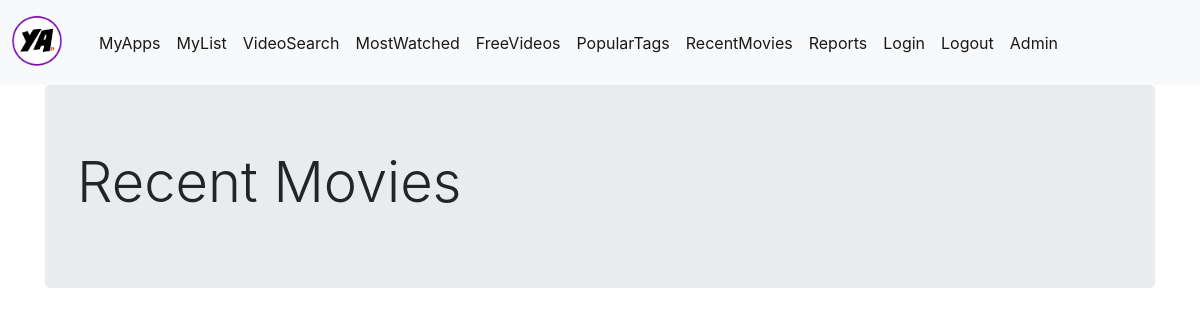
The app's page /recentmovies, older data.
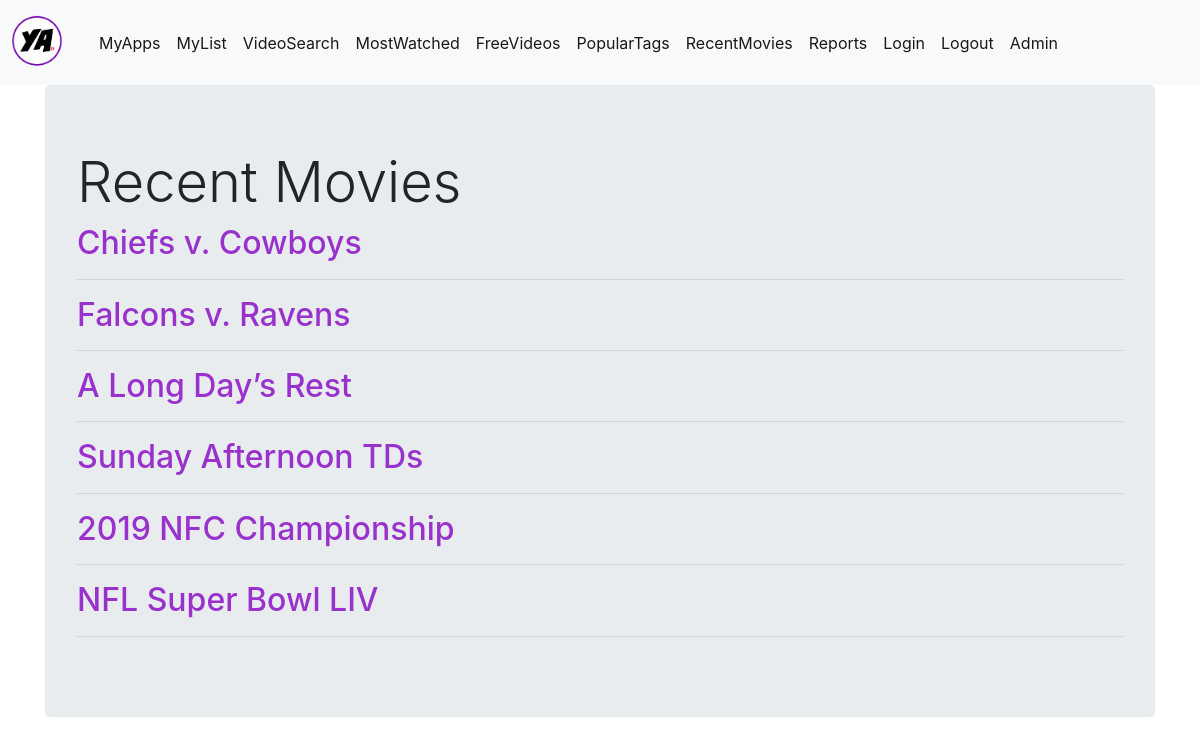
The same page, newer data.
### tables this page shows
CREATE TABLE `video` (`VideoID`, `Title`, `Description`, `ReleaseDate`, `Duration`, `isFree`, `HostingApp`, `Season`);

### yatv.py (the view)
@app.route('/recentmovies')
def recentmovies():
	conn = get_db_connection()
	videos = conn.execute("SELECT video.Title AS title, video.VideoID as id"
		+ " FROM video"
		+ " WHERE video.Season = ''"
		+ " AND CAST(video.ReleaseDate as int) > '2019'"
		+ " AND video.Duration > '00:59:59';").fetchall()
	conn.close()
	return render_template('recentmovies.html', videos=videos)

### yatv.py (called while the page is built)
def get_db_connection():
    conn = sqlite3.connect('data.sqlite')
    conn.row_factory = sqlite3.Row
    return conn

@app.context_processor
def inject_user():
	if current_user.is_authenticated:
		return dict(user=current_user.id)
	return dict(user="")

### templates/recentmovies.html
{% extends 'base.html' %}
{% block content %}
    <div class="jumbotron">
      <h5 class="display-4">Recent Movies</h5>
      {% for video in videos %}
        <a style="color:#9932CC;" href="{{ url_for('videopage', videoID=video['id']) }}">
            <h2>{{ video['title'] }}</h2>
        </a>
        <hr>
    {% endfor %}
    </div>
{% endblock %}

### templates/base.html (shortened to what this page needs)
<!doctype html>
<html lang="en">
  <head>
    <link rel="stylesheet" href="https://stackpath.bootstrapcdn.com/bootstrap/4.3.1/css/bootstrap.min.css">
  </head>
  <body>
  <nav style="margin:0; padding: 0px;" class="navbar navbar-expand-md navbar-light bg-light">
        <a class="navbar-brand" href="{{ url_for('index')}}">
            <img src="/static/images/yatvlogo1.png" alt="" width="75" height="75">
        </a>
        <div class="collapse navbar-collapse" id="navbarNav">
            <ul class="navbar-nav">
            <li class="nav-item active">
                <a class="nav-link" href="{{url_for('myapps')}}">MyApps</a>
            </li>
            <li class="nav-item active">
                <a class="nav-link" href="{{url_for('mylist')}}">MyList</a>
            </li>
            <li class="nav-item active">
                <a class="nav-link" href="{{url_for('videosearch')}}">VideoSearch</a>
            </li>
            <li class="nav-item active">
                <a class="nav-link" href="{{url_for('mostwatched')}}">MostWatched</a>
            </li>
            <li class="nav-item active">
                <a class="nav-link" href="{{url_for('freevideos')}}">FreeVideos</a>
            </li>
            <li class="nav-item active">
                <a class="nav-link" href="{{url_for('populartags')}}">PopularTags</a>
            </li>
            <li class="nav-item active">
                <a class="nav-link" href="{{url_for('recentmovies')}}">RecentMovies</a>
            </li>
            <li class="nav-item active">
                <a class="nav-link" href="{{url_for('reports')}}">Reports</a>
            </li>
            <li class="nav-item active">
                <a class="nav-link" href="{{url_for('login')}}">Login</a>
            </li>
            <li class="nav-item active">
                <a class="nav-link" href="{{url_for('logout')}}">Logout</a>
            </li>
            <li class="nav-item active">
                <a class="nav-link" href="{{url_for('admin')}}">Admin</a>
            </li>
            </ul>
            <ul class="navbar-nav ml-auto">
                <li class="nav-item">
                    <a class="nav-link disabled" href="#">{{ user }}</a>
                </li>
            </ul>
        </div>
    </nav>
    <div class="container">
        {% block content %} {% endblock %}
    </div>
    </body>
</html>

Row changes from the older to the newer data that the page shows:
now on this page (row edited): video: title "Chiefs v. Cowboys"
now on this page (row edited): video: title "Falcons v. Ravens"
added video: title "A Long Day’s Rest"
added video: title "Sunday Afternoon TDs"
added video: title "2019 NFC Championship"
added video: title "NFL Super Bowl LIV"
